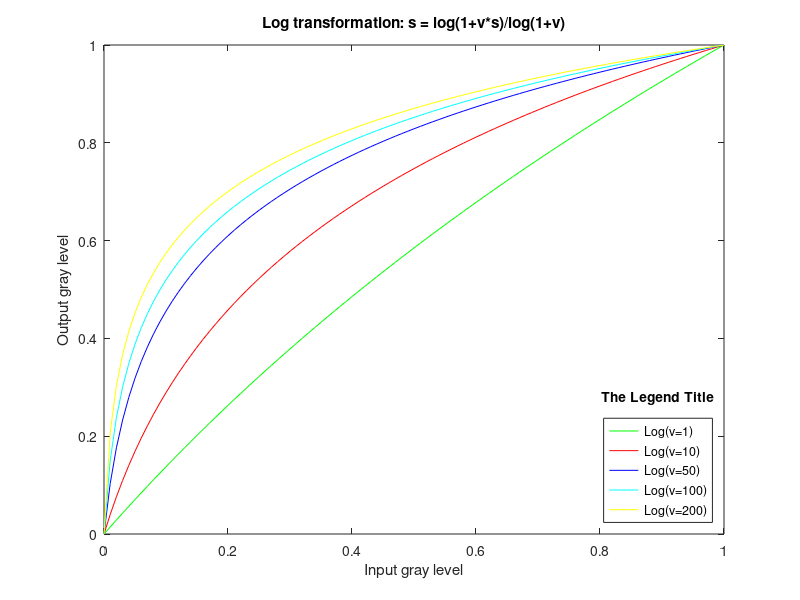

MATLAB code to generate this figure:
f = 0:0.01:1;
v1 = 1;
y1 = log2(1 + v1*f)/log2(v1+1); 
v2 = 10;
y2 = log2(1 + v2*f)/log2(v2+1); 
v3 = 50;
y3 = log2(1 + v3*f)/log2(v3+1); 
v4 = 100;
y4 = log2(1 + v4*f)/log2(v4+1); 
v5 = 200;
y5 = log2(1 + v5*f)/log2(v5+1); 
plot(f,y1,'g',f,y2,'r',f,y3,'b',f,y4,'c',f,y5,'y');
xlabel('Input gray level');
ylabel('Output gray level');
title('Log transformation: s = log(1+v*s)/log(1+v)');

lgd = legend('Log(v=1)','Log(v=10)','Log(v=50)','Log(v=100)','Log(v=200)');
legend('Location','southeast');
title(lgd,'The Legend Title')